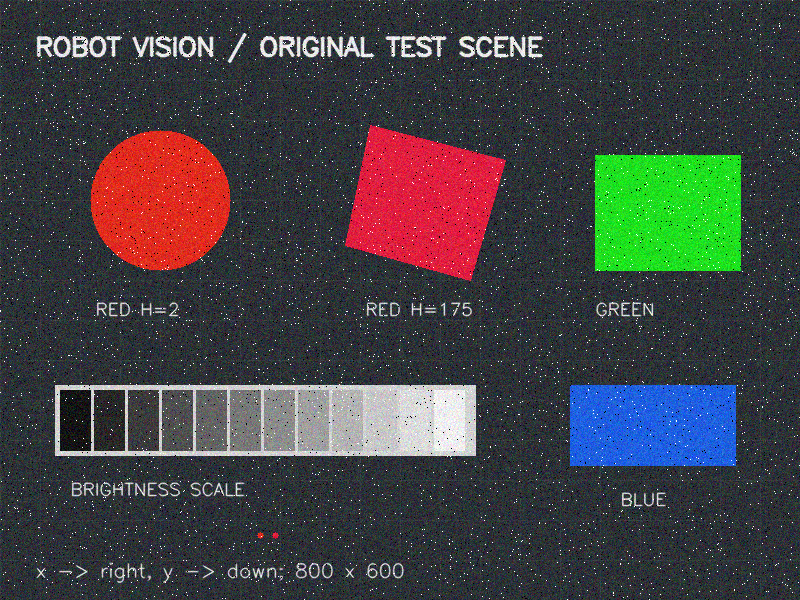
#> input picture data/noisy.png, 800 x 600 px
$ python -i common.py   (imports and definitions only)
#> lines starting #> are read from the running program, lines starting #| are printed output that depends on the picture; after the words box and inside, x2 and y2 are one past the last pixel; in counts of white or black regions, pixels touching at a corner belong together
#> further down, picture is the input picture: shape (600, 800, 3); mean B, G, R 66.9, 65.4, 65.4
"""Общие операции с изображениями; совместимо с Python 3.6 и OpenCV 4.x."""

import json
from pathlib import Path
import cv2
import numpy as np


# [48 lines left out: functions ensure_out, read_image, save_image, save_json, not called in this run]


def red_mask(image, saturation_min=80, value_min=60, hue_width=10):
    """Маска красного: объединение диапазонов около H=0 и H=179.

    В 8-битном HSV OpenCV H лежит в 0..179, S и V — в 0..255.
    """
#> called with saturation_min = 80, value_min = 60, hue_width = 10
    if not 0 <= saturation_min <= 255 or not 0 <= value_min <= 255:
        raise ValueError("Пороги S и V должны лежать в диапазоне 0..255.")
    if not 1 <= hue_width <= 30:
        raise ValueError("Ширина красного диапазона H должна быть от 1 до 30.")
    hsv = cv2.cvtColor(image, cv2.COLOR_BGR2HSV)
#> hsv: shape (600, 800, 3); mean H, S, V 93.8, 120, 93.4
    low = cv2.inRange(hsv, (0, saturation_min, value_min), (hue_width, 255, 255))
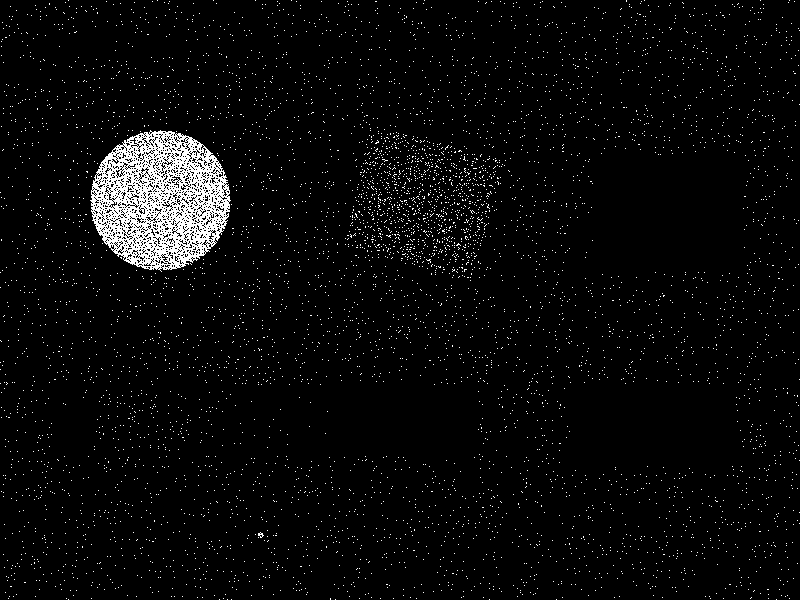
#> low: shape (600, 800); 3.8% white in thin lines or dots
    high = cv2.inRange(hsv, (180 - hue_width, saturation_min, value_min), (179, 255, 255))
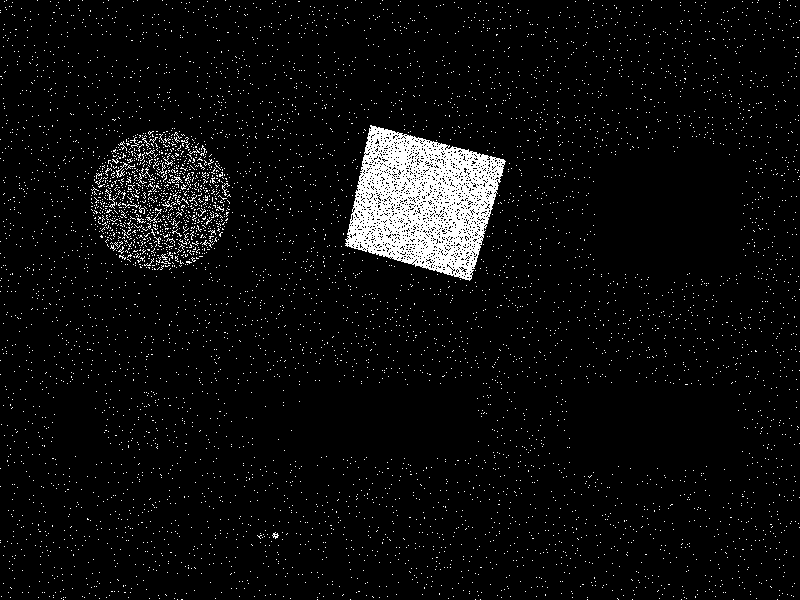
#> high: shape (600, 800); 4.9% white; 6051 white regions (6031 under 20 px), largest, box (x1, y1, x2, y2) and area: (345, 125, 506, 281) 14407, (116, 162, 128, 178) 47, (146, 208, 162, 223) 43
    return cv2.bitwise_or(low, high)
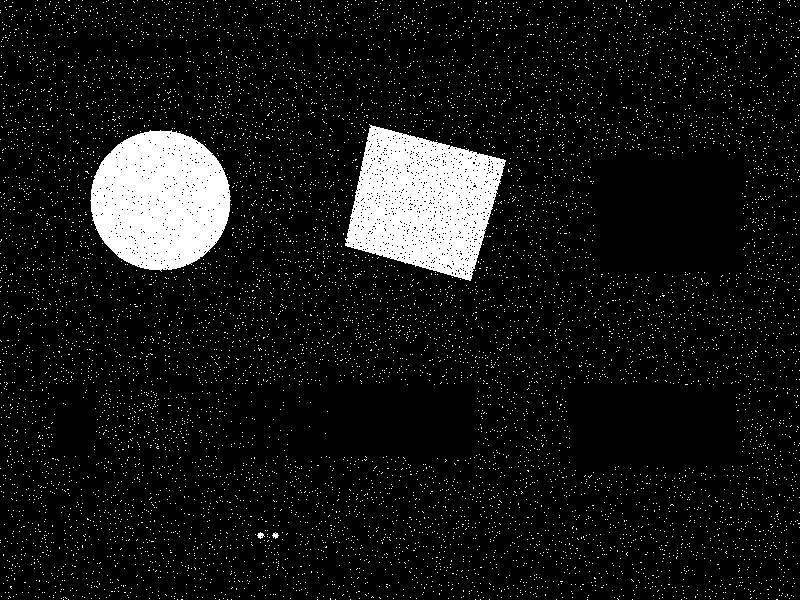
#> returned value: shape (600, 800); 8.7% white; 9370 white regions (9366 under 20 px), largest, box (x1, y1, x2, y2) and area: (345, 124, 506, 281) 16090, (90, 130, 231, 272) 15118, (257, 532, 265, 539) 30, (272, 532, 279, 539) 27


# [21 lines left out: functions find_external_contours, image_arguments, run_cli, not called in this run]

>>> import cv2
>>> picture = cv2.imread('../data/noisy.png')
>>> result = red_mask(picture)
